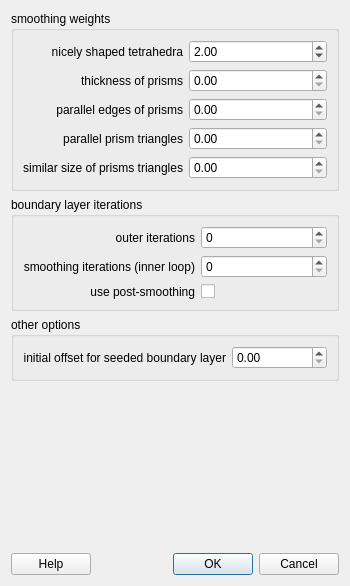
<ui version="4.0" >
 <class>GuiMeshOptions</class>
 <widget class="QDialog" name="GuiMeshOptions" >
  <property name="geometry" >
   <rect>
    <x>0</x>
    <y>0</y>
    <width>350</width>
    <height>586</height>
   </rect>
  </property>
  <property name="windowTitle" >
   <string>Dialog</string>
  </property>
  <layout class="QVBoxLayout" name="verticalLayout" >
   <item>
    <widget class="QGroupBox" name="groupBox" >
     <property name="title" >
      <string>smoothing weights</string>
     </property>
     <layout class="QGridLayout" name="gridLayout" >
      <item row="0" column="0" >
       <widget class="QLabel" name="label" >
        <property name="text" >
         <string>nicely shaped tetrahedra</string>
        </property>
        <property name="alignment" >
         <set>Qt::AlignRight|Qt::AlignTrailing|Qt::AlignVCenter</set>
        </property>
       </widget>
      </item>
      <item row="0" column="1" >
       <widget class="QDoubleSpinBox" name="doubleSpinBoxW1" >
        <property name="maximum" >
         <double>100.000000000000000</double>
        </property>
        <property name="singleStep" >
         <double>0.100000000000000</double>
        </property>
        <property name="value" >
         <double>2.000000000000000</double>
        </property>
       </widget>
      </item>
      <item row="1" column="1" >
       <widget class="QDoubleSpinBox" name="doubleSpinBox_2" >
        <property name="maximum" >
         <double>100.000000000000000</double>
        </property>
        <property name="singleStep" >
         <double>0.100000000000000</double>
        </property>
       </widget>
      </item>
      <item row="2" column="1" >
       <widget class="QDoubleSpinBox" name="doubleSpinBox_3" >
        <property name="maximum" >
         <double>100.000000000000000</double>
        </property>
        <property name="singleStep" >
         <double>0.100000000000000</double>
        </property>
       </widget>
      </item>
      <item row="1" column="0" >
       <widget class="QLabel" name="label_2" >
        <property name="text" >
         <string>thickness of prisms</string>
        </property>
        <property name="alignment" >
         <set>Qt::AlignRight|Qt::AlignTrailing|Qt::AlignVCenter</set>
        </property>
       </widget>
      </item>
      <item row="2" column="0" >
       <widget class="QLabel" name="label_3" >
        <property name="text" >
         <string>parallel edges of prisms</string>
        </property>
        <property name="alignment" >
         <set>Qt::AlignRight|Qt::AlignTrailing|Qt::AlignVCenter</set>
        </property>
       </widget>
      </item>
      <item row="3" column="0" >
       <widget class="QLabel" name="label_4" >
        <property name="text" >
         <string>parallel prism triangles</string>
        </property>
        <property name="alignment" >
         <set>Qt::AlignRight|Qt::AlignTrailing|Qt::AlignVCenter</set>
        </property>
       </widget>
      </item>
      <item row="4" column="0" >
       <widget class="QLabel" name="label_5" >
        <property name="text" >
         <string>similar size of prisms triangles</string>
        </property>
        <property name="alignment" >
         <set>Qt::AlignRight|Qt::AlignTrailing|Qt::AlignVCenter</set>
        </property>
       </widget>
      </item>
      <item row="3" column="1" >
       <widget class="QDoubleSpinBox" name="doubleSpinBox_4" >
        <property name="maximum" >
         <double>100.000000000000000</double>
        </property>
        <property name="singleStep" >
         <double>0.100000000000000</double>
        </property>
       </widget>
      </item>
      <item row="4" column="1" >
       <widget class="QDoubleSpinBox" name="doubleSpinBox_5" >
        <property name="maximum" >
         <double>100.000000000000000</double>
        </property>
        <property name="singleStep" >
         <double>0.100000000000000</double>
        </property>
       </widget>
      </item>
     </layout>
    </widget>
   </item>
   <item>
    <widget class="QGroupBox" name="groupBox_2" >
     <property name="minimumSize" >
      <size>
       <width>0</width>
       <height>0</height>
      </size>
     </property>
     <property name="title" >
      <string>boundary layer iterations</string>
     </property>
     <layout class="QGridLayout" name="gridLayout_2" >
      <item row="0" column="0" >
       <widget class="QLabel" name="label_6" >
        <property name="text" >
         <string>outer iterations</string>
        </property>
        <property name="alignment" >
         <set>Qt::AlignRight|Qt::AlignTrailing|Qt::AlignVCenter</set>
        </property>
       </widget>
      </item>
      <item row="0" column="1" >
       <widget class="QSpinBox" name="spinBox" />
      </item>
      <item row="1" column="0" >
       <widget class="QLabel" name="label_7" >
        <property name="text" >
         <string>smoothing iterations (inner loop)</string>
        </property>
        <property name="alignment" >
         <set>Qt::AlignRight|Qt::AlignTrailing|Qt::AlignVCenter</set>
        </property>
       </widget>
      </item>
      <item row="1" column="1" >
       <widget class="QSpinBox" name="spinBox_2" />
      </item>
      <item row="2" column="1" >
       <widget class="QCheckBox" name="checkBox" >
        <property name="text" >
         <string/>
        </property>
        <property name="tristate" >
         <bool>false</bool>
        </property>
       </widget>
      </item>
      <item row="2" column="0" >
       <widget class="QLabel" name="label_9" >
        <property name="text" >
         <string>use post-smoothing</string>
        </property>
        <property name="alignment" >
         <set>Qt::AlignRight|Qt::AlignTrailing|Qt::AlignVCenter</set>
        </property>
       </widget>
      </item>
     </layout>
    </widget>
   </item>
   <item>
    <widget class="QGroupBox" name="groupBox_3" >
     <property name="minimumSize" >
      <size>
       <width>0</width>
       <height>0</height>
      </size>
     </property>
     <property name="title" >
      <string>other options</string>
     </property>
     <layout class="QGridLayout" name="gridLayout_3" >
      <item row="0" column="0" >
       <widget class="QLabel" name="label_8" >
        <property name="text" >
         <string>initial offset for seeded boundary layer</string>
        </property>
        <property name="alignment" >
         <set>Qt::AlignRight|Qt::AlignTrailing|Qt::AlignVCenter</set>
        </property>
       </widget>
      </item>
      <item row="0" column="1" >
       <widget class="QDoubleSpinBox" name="doubleSpinBox" />
      </item>
     </layout>
    </widget>
   </item>
   <item>
    <spacer name="verticalSpacer" >
     <property name="orientation" >
      <enum>Qt::Vertical</enum>
     </property>
     <property name="sizeHint" stdset="0" >
      <size>
       <width>20</width>
       <height>307</height>
      </size>
     </property>
    </spacer>
   </item>
   <item>
    <layout class="QHBoxLayout" name="horizontalLayout" >
     <item>
      <widget class="QPushButton" name="pushButtonHelp" >
       <property name="text" >
        <string>Help</string>
       </property>
      </widget>
     </item>
     <item>
      <widget class="QDialogButtonBox" name="buttonBox" >
       <property name="orientation" >
        <enum>Qt::Horizontal</enum>
       </property>
       <property name="standardButtons" >
        <set>QDialogButtonBox::Cancel|QDialogButtonBox::Ok</set>
       </property>
      </widget>
     </item>
    </layout>
   </item>
  </layout>
 </widget>
 <resources/>
 <connections>
  <connection>
   <sender>buttonBox</sender>
   <signal>accepted()</signal>
   <receiver>GuiMeshOptions</receiver>
   <slot>accept()</slot>
   <hints>
    <hint type="sourcelabel" >
     <x>248</x>
     <y>254</y>
    </hint>
    <hint type="destinationlabel" >
     <x>157</x>
     <y>274</y>
    </hint>
   </hints>
  </connection>
  <connection>
   <sender>buttonBox</sender>
   <signal>rejected()</signal>
   <receiver>GuiMeshOptions</receiver>
   <slot>reject()</slot>
   <hints>
    <hint type="sourcelabel" >
     <x>316</x>
     <y>260</y>
    </hint>
    <hint type="destinationlabel" >
     <x>286</x>
     <y>274</y>
    </hint>
   </hints>
  </connection>
 </connections>
</ui>
